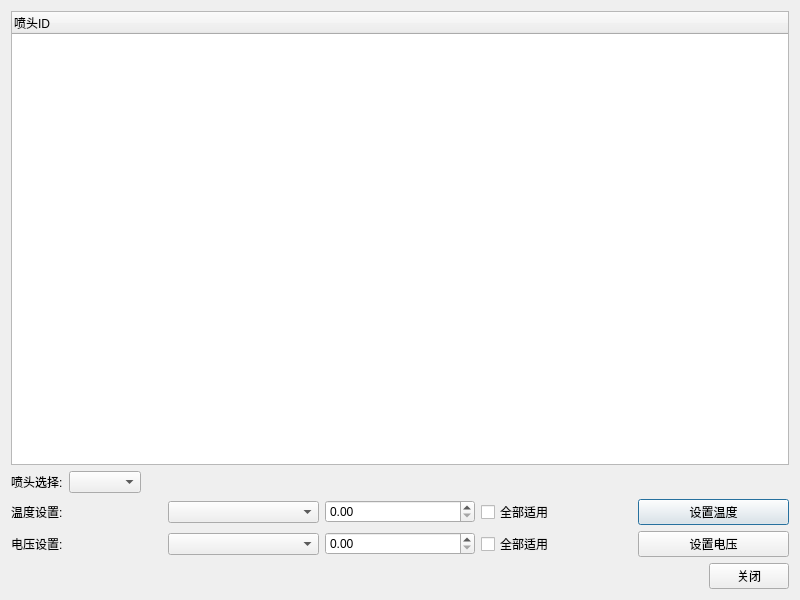
<?xml version="1.0" encoding="UTF-8"?>
<ui version="4.0">
 <class>VTSetDialog</class>
 <widget class="QDialog" name="VTSetDialog">
  <property name="geometry">
   <rect>
    <x>0</x>
    <y>0</y>
    <width>800</width>
    <height>600</height>
   </rect>
  </property>
  <property name="windowTitle">
   <string>温度电压设置</string>
  </property>
  <layout class="QVBoxLayout" name="verticalLayout">
   <item>
    <widget class="QTreeWidget" name="treeWidgetVT">
     <property name="alternatingRowColors">
      <bool>true</bool>
     </property>
     <property name="rootIsDecorated">
      <bool>false</bool>
     </property>
     <column>
      <property name="text">
       <string>喷头ID</string>
      </property>
     </column>
    </widget>
   </item>
   <item>
    <layout class="QHBoxLayout" name="horizontalLayout">
     <item>
      <widget class="QLabel" name="label">
       <property name="text">
        <string>喷头选择:</string>
       </property>
      </widget>
     </item>
     <item>
      <widget class="QComboBox" name="comboPHID"/>
     </item>
     <item>
      <spacer name="horizontalSpacer_1">
       <property name="orientation">
        <enum>Qt::Horizontal</enum>
       </property>
       <property name="sizeHint" stdset="0">
        <size>
         <width>40</width>
         <height>20</height>
        </size>
       </property>
      </spacer>
     </item>
    </layout>
   </item>
   <item>
    <layout class="QGridLayout" name="gridLayout">
     <item row="0" column="0">
      <widget class="QLabel" name="label_2">
       <property name="text">
        <string>温度设置:</string>
       </property>
      </widget>
     </item>
     <item row="0" column="1">
      <widget class="QComboBox" name="comboTempSel"/>
     </item>
     <item row="0" column="2">
      <widget class="QDoubleSpinBox" name="spinBoxTempVal"/>
     </item>
     <item row="0" column="3">
      <widget class="QCheckBox" name="checkTempAll">
       <property name="text">
        <string>全部适用</string>
       </property>
      </widget>
     </item>
     <item row="0" column="4">
      <widget class="QPushButton" name="buttonTempSet">
       <property name="text">
        <string>设置温度</string>
       </property>
      </widget>
     </item>
     <item row="1" column="0">
      <widget class="QLabel" name="label_3">
       <property name="text">
        <string>电压设置:</string>
       </property>
      </widget>
     </item>
     <item row="1" column="1">
      <widget class="QComboBox" name="comboVolSel"/>
     </item>
     <item row="1" column="2">
      <widget class="QDoubleSpinBox" name="spinBoxVolVal"/>
     </item>
     <item row="1" column="3">
      <widget class="QCheckBox" name="checkVolAll">
       <property name="text">
        <string>全部适用</string>
       </property>
      </widget>
     </item>
     <item row="1" column="4">
      <widget class="QPushButton" name="buttonVolSet">
       <property name="text">
        <string>设置电压</string>
       </property>
      </widget>
     </item>
    </layout>
   </item>
   <item>
    <layout class="QHBoxLayout" name="horizontalLayout_2">
     <item>
      <spacer name="horizontalSpacer">
       <property name="orientation">
        <enum>Qt::Horizontal</enum>
       </property>
       <property name="sizeHint" stdset="0">
        <size>
         <width>40</width>
         <height>20</height>
        </size>
       </property>
      </spacer>
     </item>
     <item>
      <widget class="QPushButton" name="buttonClose">
       <property name="text">
        <string>关闭</string>
       </property>
      </widget>
     </item>
    </layout>
   </item>
  </layout>
 </widget>
 <resources/>
 <connections/>
</ui>
